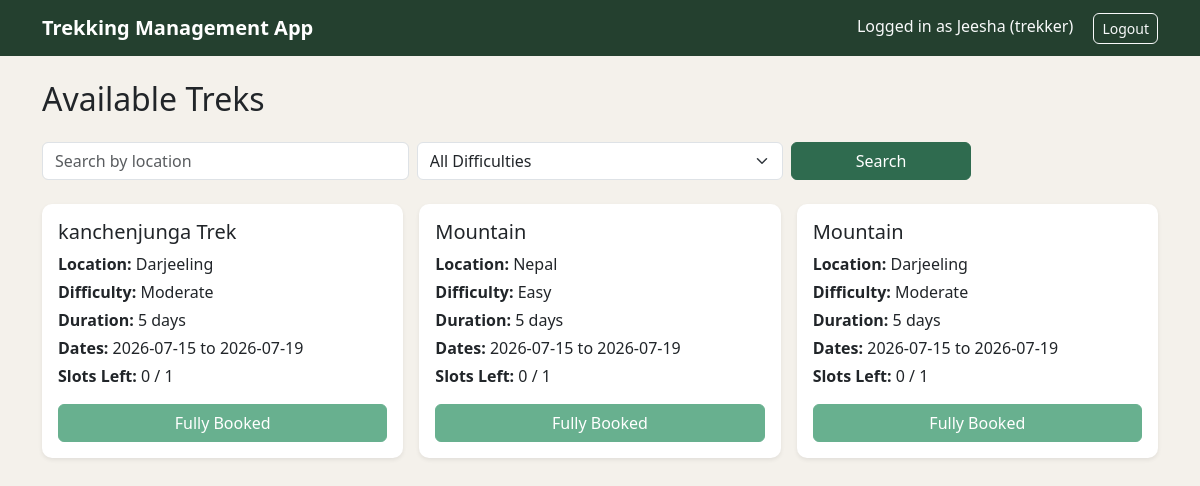
Page /trekker/treks (signed in) on the committed database.
### models.py (models this page shows, shortened)
class User(db.Model, UserMixin):
    __tablename__='users'
    id=db.Column(db.Integer,primary_key=True)
    name=db.Column(db.String(80),nullable=False)
    email=db.Column(db.String(120),unique=True,nullable=False)
    password_hash=db.Column(db.String(256),nullable=False)
    contact_details=db.Column(db.String(20))
    role=db.Column(db.String(20),nullable=False)
    approval_status=db.Column(db.String(20),default='Pending')
    is_blacklisted=db.Column(db.Boolean,default=False)
    created_at=db.Column(db.DateTime,default=datetime.utcnow)

class Trek(db.Model):
    __tablename__='treks'
    id=db.Column(db.Integer,primary_key=True)
    name=db.Column(db.String(120),nullable=False)
    location=db.Column(db.String(150),nullable=False)
    difficulty=db.Column(db.String(20),nullable=False)
    duration=db.Column(db.Integer,nullable=False)
    total_slots=db.Column(db.Integer,nullable=False)
    available_slots=db.Column(db.Integer,nullable=False)
    status=db.Column(db.String(20),nullable=False,default='Pending')
    start_date=db.Column(db.Date,nullable=False)
    end_date=db.Column(db.Date,nullable=False)
    assigned_staff_id=db.Column(db.Integer,db.ForeignKey('users.id'),nullable=True)
    assigned_staff=db.relationship('User',backref='assigned_treks')

### routes/trekker.py (the view)
@trekker_bp.route('/treks')
@login_required
@role_required('trekker')
def browse_treks():
    query = Trek.query.filter_by(status='Open')
    location = request.args.get('location')
    difficulty = request.args.get('difficulty')
    if location:
        query = query.filter(Trek.location.ilike(f'%{location}%'))
    if difficulty:
        query = query.filter_by(difficulty=difficulty)
    treks = query.all()
    return render_template(
        'trekker/browse_treks.html',
        treks=treks,
        location=location or '',
        difficulty=difficulty or '',
    )

### app.py (called while the page is built)
@login_manager.user_loader
def load_user(user_id):
    return db.session.get(User, int(user_id))

### templates/trekker/browse_treks.html (shortened to what this page needs)
{% extends "base.html" %}
{% block content %}
<h2 class="mb-4">Available Treks</h2>
<form method="GET" class="row g-2 mb-4">
    <div class="col-md-4">
        <input type="text" class="form-control" name="location" placeholder="Search by location" value="{{ location }}">
    </div>
    <div class="col-md-4">
        <select class="form-select" name="difficulty">
            <option value="">All Difficulties</option>
        </select>
    </div>
    <div class="col-md-2">
        <button type="submit" class="btn btn-primary w-100">Search</button>
    </div>
</form>
<div class="row g-3">
    {% for trek in treks %}
    <div class="col-md-4">
        <div class="card shadow-sm">
            <div class="card-body">
                <h5 class="card-title">{{ trek.name }}</h5>
                <p class="card-text mb-1"><strong>Location:</strong> {{ trek.location }}</p>
                <p class="card-text mb-1"><strong>Difficulty:</strong> {{ trek.difficulty }}</p>
                <p class="card-text mb-1"><strong>Duration:</strong> {{ trek.duration }} days</p>
                <p class="card-text mb-1"><strong>Dates:</strong> {{ trek.start_date }} to {{ trek.end_date }}</p>
                <p class="card-text mb-3"><strong>Slots Left:</strong> {{ trek.available_slots }} / {{ trek.total_slots }}</p>
                <form action="{{ url_for('trekker.book_trek', trek_id=trek.id) }}" method="POST">
                    <button type="submit" class="btn btn-success w-100" {% if trek.available_slots <= 0 %}disabled{% endif %}>
                        {% if trek.available_slots <= 0 %}Fully Booked{% else %}Book Now{% endif %}
                    </button>
                </form>
            </div>
        </div>
    </div>
    {% else %}
    <p class="text-muted">No open treks match your search.</p>
    {% endfor %}
</div>
{% endblock %}

### templates/base.html (shortened to what this page needs)
<!DOCTYPE html>
<html lang="en">
<head>
    <link href="https://cdn.jsdelivr.net/npm/bootstrap@5.3.3/dist/css/bootstrap.min.css" rel="stylesheet">
    <link href="{{ url_for('static', filename='css/style.css') }}" rel="stylesheet">
</head>
<body>
<nav class="navbar navbar-expand-lg navbar-dark bg-success">
    <div class="container">
        <a class="navbar-brand" href="{{ url_for('home') }}">Trekking Management App</a>
        <div>
            {% if current_user.is_authenticated %}
                <span class="navbar-text text-light me-3">
                    Logged in as {{ current_user.name }} ({{ current_user.role }})
                </span>
                <a class="btn btn-outline-light btn-sm" href="{{ url_for('auth.logout') }}">Logout</a>
            {% else %}
                <a class="btn btn-outline-light btn-sm me-2" href="{{ url_for('auth.login') }}">Login</a>
                <a class="btn btn-light btn-sm" href="{{ url_for('auth.register') }}">Register</a>
            {% endif %}
        </div>
    </div>
</nav>
<div class="container mt-4">
    {% block content %}
    {% endblock %}
</div>
</body>
</html>

### static/css/style.css (style rules this page uses)
:root { --bs-primary: #2f6b4f; --bs-primary-rgb: 47, 107, 79; --bs-success: #4a8a3a; --bs-success-rgb: 74, 138, 58; --bs-secondary: #6b6157; --bs-secondary-rgb: 107, 97, 87; }
body { background-color: #f4f1eb; }
.navbar { background-color: #24402f !important; }
.navbar-brand { font-weight: 600; }
.card { border: none; border-radius: 10px; }
.btn { border-radius: 6px; }
.btn-primary { background-color: #2f6b4f; border-color: #2f6b4f; }

### rows in the picture
User: name "Jeesha", role "trekker"
Trek: name "kanchenjunga Trek", location "Darjeeling", difficulty "Moderate", duration "5", start_date "2026-07-15", end_date "2026-07-19", available_slots "0", total_slots "1", shows "Fully Booked"
Trek: name "Mountain", location "Nepal", difficulty "Easy", duration "5", start_date "2026-07-15", end_date "2026-07-19", available_slots "0", total_slots "1", shows "Fully Booked"
Trek: name "Mountain", location "Darjeeling", difficulty "Moderate", duration "5", start_date "2026-07-15", end_date "2026-07-19", available_slots "0", total_slots "1", shows "Fully Booked"
